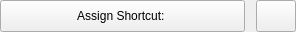
<?xml version="1.0" encoding="UTF-8"?>
<ui version="4.0">
 <class>ShortcutChooserWidget</class>
 <widget class="QWidget" name="ShortcutChooserWidget">
  <property name="geometry">
   <rect>
    <x>0</x>
    <y>0</y>
    <width>296</width>
    <height>32</height>
   </rect>
  </property>
  <property name="windowTitle">
   <string>Form</string>
  </property>
  <layout class="QGridLayout" name="gridLayout">
   <property name="margin">
    <number>0</number>
   </property>
   <item row="0" column="2">
    <widget class="QPushButton" name="clearPushButton">
     <property name="sizePolicy">
      <sizepolicy hsizetype="Maximum" vsizetype="MinimumExpanding">
       <horstretch>0</horstretch>
       <verstretch>0</verstretch>
      </sizepolicy>
     </property>
     <property name="toolTip">
      <string>Clear Assignment</string>
     </property>
     <property name="text">
      <string/>
     </property>
     <property name="icon">
      <iconset resource="../../resources.qrc">
       <normaloff>:/plugins/DsgTools/icons/remove.png</normaloff>:/plugins/DsgTools/icons/remove.png</iconset>
     </property>
    </widget>
   </item>
   <item row="0" column="0">
    <widget class="QPushButton" name="assignShortcutPushButton">
     <property name="sizePolicy">
      <sizepolicy hsizetype="MinimumExpanding" vsizetype="MinimumExpanding">
       <horstretch>0</horstretch>
       <verstretch>0</verstretch>
      </sizepolicy>
     </property>
     <property name="text">
      <string>Assign Shortcut: </string>
     </property>
    </widget>
   </item>
   <item row="0" column="1">
    <spacer name="horizontalSpacer">
     <property name="orientation">
      <enum>Qt::Horizontal</enum>
     </property>
     <property name="sizeType">
      <enum>QSizePolicy::Minimum</enum>
     </property>
     <property name="sizeHint" stdset="0">
      <size>
       <width>5</width>
       <height>20</height>
      </size>
     </property>
    </spacer>
   </item>
  </layout>
 </widget>
 <resources>
  <include location="../../resources.qrc"/>
 </resources>
 <connections/>
</ui>
